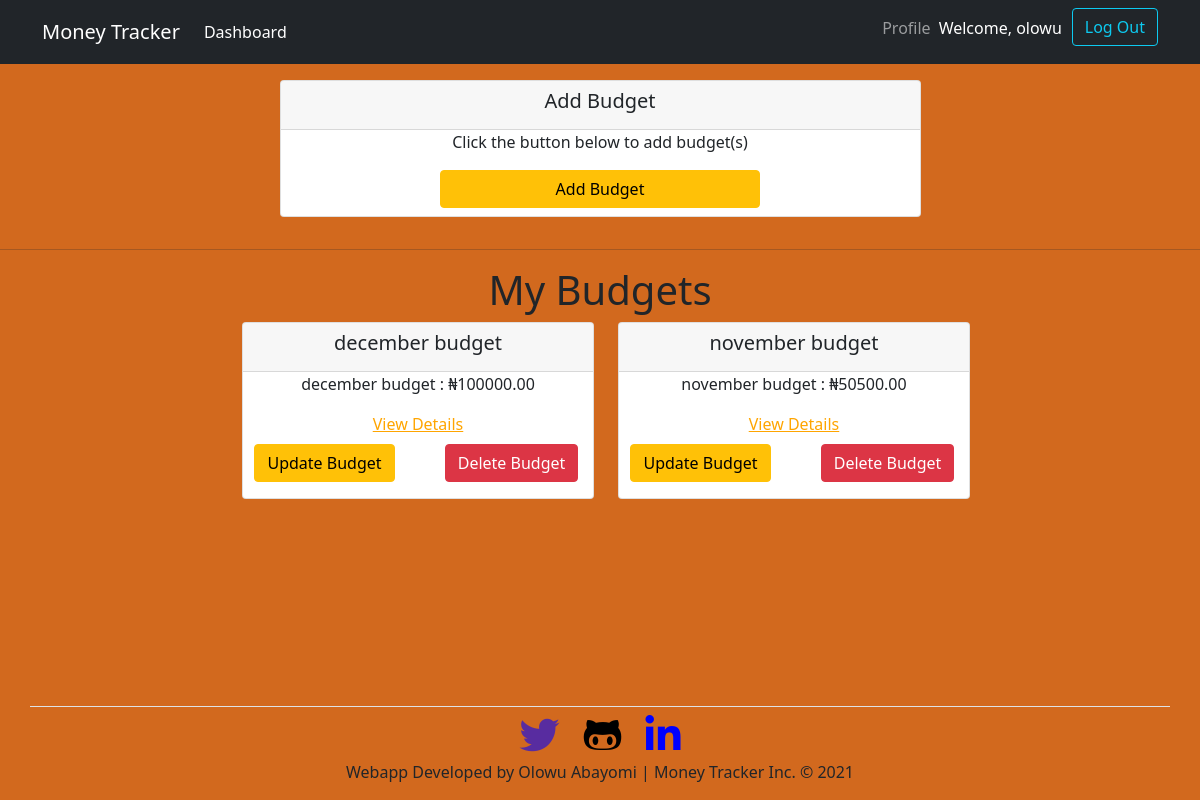
The page /home/budget (signed in) on the database its author committed.
### budget/models.py (models this page shows, shortened)
class Budget(models.Model):
    user = models.ForeignKey(settings.AUTH_USER_MODEL, on_delete=models.CASCADE, unique=False)
    budget_name = models.CharField(max_length=100)
    amount = models.DecimalField(max_digits=10, decimal_places=2)
    created_at = models.DateTimeField(auto_now_add=True)
    updated_at = models.DateTimeField(auto_now_add=True)

### budget/views.py (the view)
# urls.py: path('home/budget', budget_list_view, name="budget_list"),
@login_required(login_url="account-login")
def budget_list_view(request):
    template_name = "budget/budget_list.html"
    budgets = Budget.objects.filter(user=request.user)
    context = {"budgets":budgets}
    return render(request, template_name, context)

### budget/templates/budget/budget_list.html (shortened to what this page needs)
{% extends 'base.html' %}
{% load static%}
{% block content %}
     {% if budgets %}
    <main role="main" class="container">
       <div class="row justify-content-center">
            <div class="col-md-7 add-budget-margin">
                <div class="card text-center text-black mb-3">
                    <div class="card-header">
                        <h5 class="card-title">Add Budget</h5>
                    </div>
                    <p>Click the button below to add budget(s)</p>
                    <div class="mb-2">
                        <a href="{% url 'create_budget' %}" class="btn btn-warning w-50">Add Budget</a>
                    </div>
                </div>
            </div>
       </div>
    </main>
    <hr>
       <main class="container">
            <h1 class="text-center">My Budgets</h1>
            <div class="row justify-content-center add-budget-margin budget-list-margin">
                {% for budget in budgets %}
                <div class="col-md-4">
                    <div class="card text-center text-black mb-3">
                        <div class="card-header">
                            <h5 class="card-title">{{budget.budget_name}}</h5>
                        </div>
                        <p>{{ budget.budget_name }} : ₦{{budget.amount}}</p>
                        <a href="{% url 'budget_detail' budget.pk %}" style="color:orange;">View Details</a>
                        <div class="row justify-content-center mb-3">
                            <div class="col-md-6 mt-2">
                                <a href="{% url 'update_budget' budget.pk %}" class="btn btn-warning">Update Budget</a>
                            </div>
                            <div class="col-md-6 mt-2">
                                <a href="{% url 'delete_budget' budget.pk %}" class="btn btn-danger">Delete Budget</a>
                            </div>
                        </div>
                    </div>
                </div>
                {% endfor %}
            </div>
       </main>
    {% endif %}
{% endblock content %}

### templates/base.html (shortened to what this page needs)
{% load static %}
<!DOCTYPE html>
<html lang="en">
    <head>
        <link rel="stylesheet" href="{% static 'bootstrap5/css/bootstrap.min.css' %}" type="text/css">
        <link rel="stylesheet" href="{% static 'css/budget.css' %}" type="text/css">
        <link rel="stylesheet" href="https://use.fontawesome.com/releases/v5.15.3/css/all.css"
>
    </head>
    <body>
        <header class="site-header" style="margin-bottom: 1em;">
            <nav class="navbar navbar-expand-md navbar-light navbar-dark bg-dark">
                <div class="container">
                    <a class="navbar-brand mr-5" href="{% url 'account-signup' %}">Money Tracker</a>
                    {% if user.is_authenticated %}
                        <div class="collapse navbar-collapse" id="navbarNavDropdown">
                            <ul class="navbar-nav">
                                <li class="nav-item"><a class="nav-link active" aria-current="page" href="{% url 'budget_list' %}">Dashboard</a></li>
                            </ul>
                        </div>
                        <div class="collapse navbar-collapse justify-content-end" id="navbarNavDropdown">
                            <ul class="navbar-nav">
                                <li class="nav-item">
                                    <a class="nav-link" href="{% url 'account-profile' user.pk %}">Profile</a>
                                </li>
                                <li class="mt-2 text-white">
                                    <p>Welcome, {{request.user.first_name}}</p>
                                </li>
                                <li style="margin-left:10px;">
                                    <form action="{% url 'account-logout' %}" method="POST">
                                        <input type="submit" value="Log Out" class="btn btn-outline-info log-out">
                                    </form>
                                </li>
                            </ul>
                        </div>
                    {% endif %}
                </div>
            </nav>
        </header>
        {% block content %} {% endblock %}
            <div class="container fixed-bottom">
                <div class="row justify-content-center text-center">
                    <legend class="border-bottom mt-3"></legend>
                    <div class="col-md-12 mb-1 social-icon">
                        <a href="https://twitter.com/yungelda"><i class="fab fa-twitter"></i></a>
                        <a href="https://github.com/aayobam"><i class="fab fa-github-alt"></i></a>
                        <a href="https://linkedin.com/in/aayobam"><i class="fab fa-linkedin-in"></i></a>
                    </div>
                    <div class="col-md-12">
                        <p>Webapp Developed by Olowu Abayomi | Money Tracker Inc. &copy 2021</p>
                    </div>
                </div>
            </div>
    </body>
</html>

### static/css/budget.css (style rules this page uses)
body { background: chocolate; margin:0px auto; }
.social-icon .fab { font-size: 40px; margin: 0px 10px; }
.social-icon .fa-twitter { color:rgba(0, 0, 255, 0.582); }
.social-icon .fa-github-alt { color:rgb(0, 0, 0); }
.add-budget-margin { margin-left:0px; }
a { color: blue; }

### rows shown on the page
Budget: budget_name "december budget", amount "100000.00"
Budget: budget_name "november budget", amount "50500.00"

### other values the page prints
{{ request.user.first_name }} "olowu"
